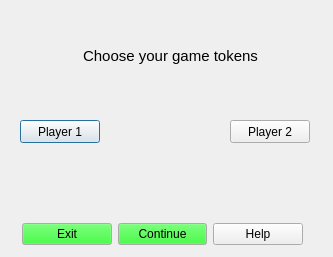
<?xml version="1.0" encoding="UTF-8"?>
<ui version="4.0">
 <class>ChooseColor</class>
 <widget class="QDialog" name="ChooseColor">
  <property name="geometry">
   <rect>
    <x>0</x>
    <y>0</y>
    <width>333</width>
    <height>257</height>
   </rect>
  </property>
  <property name="windowTitle">
   <string>Game tokens</string>
  </property>
  <widget class="QLabel" name="label">
   <property name="geometry">
    <rect>
     <x>40</x>
     <y>40</y>
     <width>261</width>
     <height>31</height>
    </rect>
   </property>
   <property name="font">
    <font>
     <pointsize>11</pointsize>
    </font>
   </property>
   <property name="text">
    <string>Choose your game tokens</string>
   </property>
   <property name="alignment">
    <set>Qt::AlignCenter</set>
   </property>
  </widget>
  <widget class="QPushButton" name="pushButton_2">
   <property name="geometry">
    <rect>
     <x>20</x>
     <y>120</y>
     <width>80</width>
     <height>23</height>
    </rect>
   </property>
   <property name="text">
    <string>Player 1</string>
   </property>
  </widget>
  <widget class="QPushButton" name="pushButton_3">
   <property name="geometry">
    <rect>
     <x>230</x>
     <y>120</y>
     <width>80</width>
     <height>23</height>
    </rect>
   </property>
   <property name="text">
    <string>Player 2</string>
   </property>
  </widget>
  <widget class="QWidget" name="layoutWidget">
   <property name="geometry">
    <rect>
     <x>22</x>
     <y>222</y>
     <width>281</width>
     <height>25</height>
    </rect>
   </property>
   <layout class="QGridLayout" name="gridLayout">
    <item row="0" column="0">
     <widget class="QPushButton" name="pushButton">
      <property name="palette">
       <palette>
        <active>
         <colorrole role="Button">
          <brush brushstyle="SolidPattern">
           <color alpha="255">
            <red>0</red>
            <green>255</green>
            <blue>0</blue>
           </color>
          </brush>
         </colorrole>
        </active>
        <inactive>
         <colorrole role="Button">
          <brush brushstyle="SolidPattern">
           <color alpha="255">
            <red>0</red>
            <green>255</green>
            <blue>0</blue>
           </color>
          </brush>
         </colorrole>
        </inactive>
        <disabled>
         <colorrole role="Button">
          <brush brushstyle="SolidPattern">
           <color alpha="255">
            <red>0</red>
            <green>255</green>
            <blue>0</blue>
           </color>
          </brush>
         </colorrole>
        </disabled>
       </palette>
      </property>
      <property name="text">
       <string>Exit</string>
      </property>
     </widget>
    </item>
    <item row="0" column="1">
     <widget class="QPushButton" name="pushButton_4">
      <property name="palette">
       <palette>
        <active>
         <colorrole role="Button">
          <brush brushstyle="SolidPattern">
           <color alpha="255">
            <red>0</red>
            <green>255</green>
            <blue>0</blue>
           </color>
          </brush>
         </colorrole>
        </active>
        <inactive>
         <colorrole role="Button">
          <brush brushstyle="SolidPattern">
           <color alpha="255">
            <red>0</red>
            <green>255</green>
            <blue>0</blue>
           </color>
          </brush>
         </colorrole>
        </inactive>
        <disabled>
         <colorrole role="Button">
          <brush brushstyle="SolidPattern">
           <color alpha="255">
            <red>0</red>
            <green>255</green>
            <blue>0</blue>
           </color>
          </brush>
         </colorrole>
        </disabled>
       </palette>
      </property>
      <property name="text">
       <string>Continue</string>
      </property>
     </widget>
    </item>
    <item row="0" column="2">
     <widget class="QPushButton" name="pushButton_5">
      <property name="text">
       <string>Help</string>
      </property>
     </widget>
    </item>
   </layout>
  </widget>
  <widget class="QLabel" name="label_2">
   <property name="geometry">
    <rect>
     <x>110</x>
     <y>90</y>
     <width>111</width>
     <height>111</height>
    </rect>
   </property>
   <property name="text">
    <string/>
   </property>
   <property name="pixmap">
    <pixmap resource="imagenes.qrc">:/images.jpg</pixmap>
   </property>
   <property name="scaledContents">
    <bool>true</bool>
   </property>
  </widget>
  <zorder>label_2</zorder>
  <zorder>label</zorder>
  <zorder>pushButton_2</zorder>
  <zorder>pushButton_3</zorder>
  <zorder>layoutWidget</zorder>
 </widget>
 <resources>
  <include location="imagenes.qrc"/>
  <include location="imagenes.qrc"/>
  <include location="imagenes.qrc"/>
 </resources>
 <connections/>
</ui>
